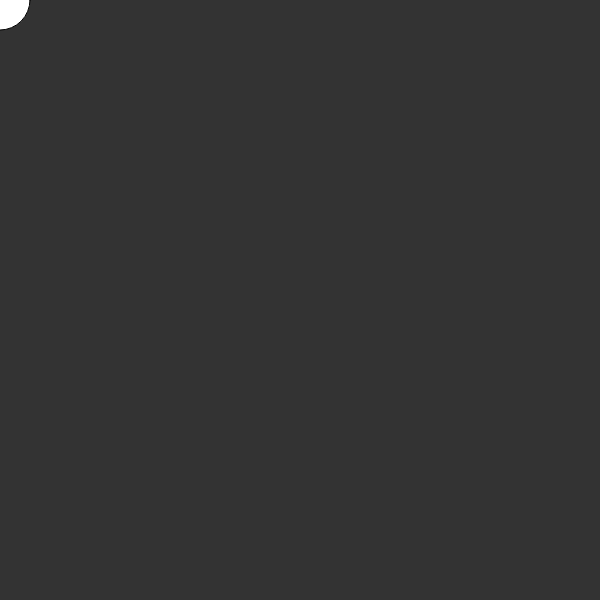
Frame 1 (no input)
Frame 60 (no input): identical to frame 1, image omitted
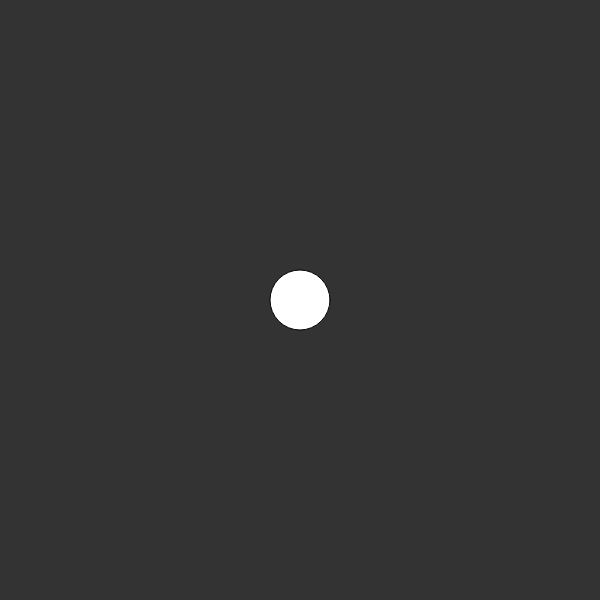
Frame 120 (the mouse pressed at the canvas centre since frame 60)

The p5.js sketch that drew these frames (run headless with seeded random() and noise() and a simulated clock; from frame 60 on, the mouse is pressed at the canvas centre):

// p5.js sketch
// ── sketch.js


function setup() {
  // put setup code here
  createCanvas(600, 600);
}

function draw() {
  background(51);
  ellipse(mouseX, mouseY, 60, 60);
}
